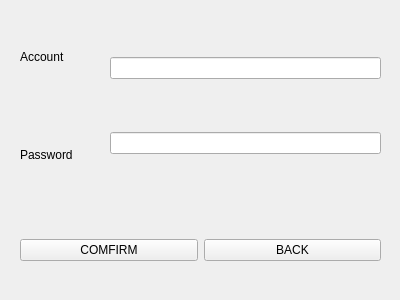
<?xml version="1.0" encoding="UTF-8"?>
<ui version="4.0">
 <class>ui_regist</class>
 <widget class="QWidget" name="ui_regist">
  <property name="geometry">
   <rect>
    <x>0</x>
    <y>0</y>
    <width>400</width>
    <height>300</height>
   </rect>
  </property>
  <property name="windowTitle">
   <string>Form</string>
  </property>
  <widget class="QWidget" name="horizontalLayoutWidget">
   <property name="geometry">
    <rect>
     <x>20</x>
     <y>210</y>
     <width>361</width>
     <height>80</height>
    </rect>
   </property>
   <layout class="QHBoxLayout" name="horizontalLayout">
    <item>
     <widget class="QPushButton" name="pushButton_confirm">
      <property name="text">
       <string>COMFIRM</string>
      </property>
     </widget>
    </item>
    <item>
     <widget class="QPushButton" name="pushButton_back">
      <property name="text">
       <string>BACK</string>
      </property>
     </widget>
    </item>
   </layout>
  </widget>
  <widget class="QWidget" name="verticalLayoutWidget">
   <property name="geometry">
    <rect>
     <x>20</x>
     <y>10</y>
     <width>81</width>
     <height>191</height>
    </rect>
   </property>
   <layout class="QVBoxLayout" name="verticalLayout">
    <item>
     <widget class="QLabel" name="label">
      <property name="text">
       <string>Account</string>
      </property>
     </widget>
    </item>
    <item>
     <widget class="QLabel" name="label_2">
      <property name="text">
       <string>Password</string>
      </property>
     </widget>
    </item>
   </layout>
  </widget>
  <widget class="QWidget" name="verticalLayoutWidget_2">
   <property name="geometry">
    <rect>
     <x>110</x>
     <y>10</y>
     <width>271</width>
     <height>191</height>
    </rect>
   </property>
   <layout class="QVBoxLayout" name="verticalLayout_2">
    <item>
     <widget class="QLineEdit" name="lineEdit_act"/>
    </item>
    <item>
     <widget class="QLineEdit" name="lineEdit_pas"/>
    </item>
   </layout>
  </widget>
 </widget>
 <resources/>
 <connections/>
</ui>
